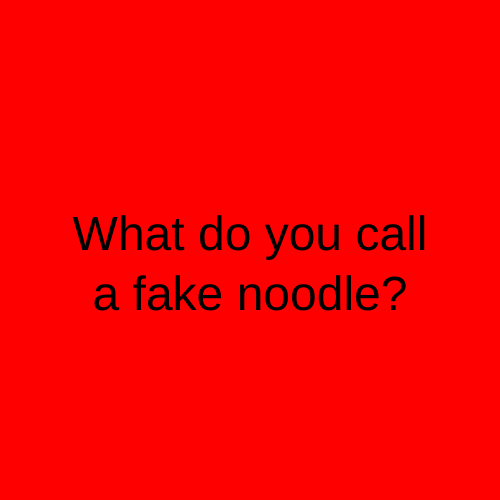
Frame 1 (no input)
Frame 60 (no input): identical to frame 1, image omitted
Frame 120 (the mouse pressed at the canvas centre since frame 60): identical to frame 1, image omitted

The p5.js sketch that drew this single still picture (run headless with seeded random() and noise() and a simulated clock; from frame 60 on, the mouse is pressed at the canvas centre):

// p5.js sketch
// ── sketch.js
let state = 0;
let timer = 0;

function setup() {
  createCanvas(500, 500);
  textAlign(CENTER);
  textSize(48);
}

function draw() {

  switch (state) {
    case 0:
      background("red");
      text("What do you call\na fake noodle?", width / 2, height / 2);
      break;

    case 1:
      background(100, 0, 0);
      text("An impasta!", width / 2, height / 2);
      break;
  }

  timer++;
  if (timer > 3 * 60) {
    state++;
    timer = 0;
    if (state > 1) {
      state = 0;
    }
  }

}
